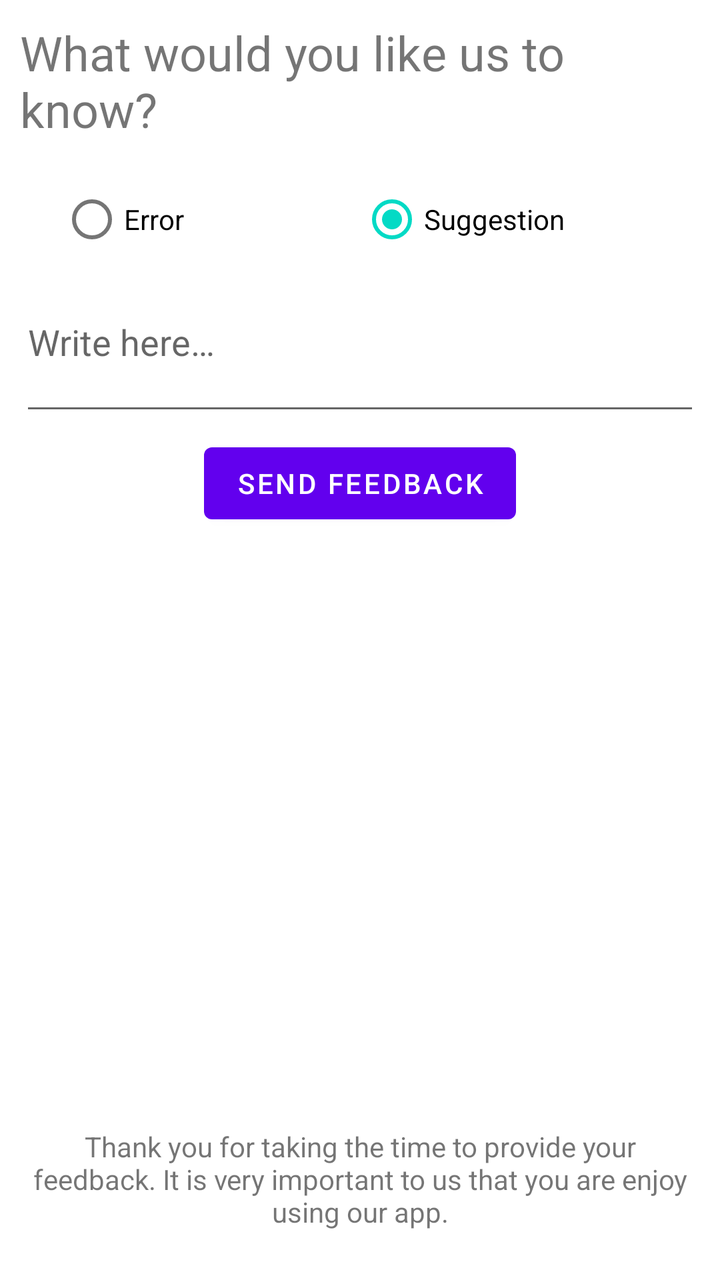
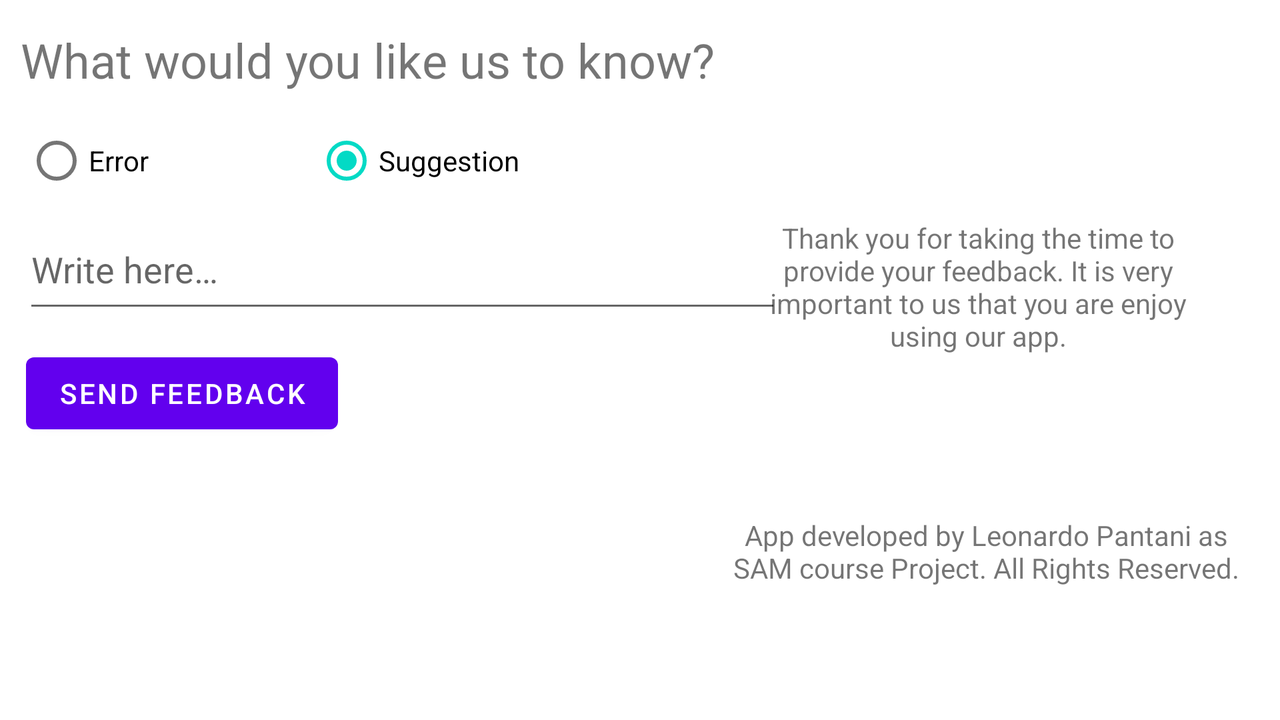

Compare how this app lays out the same screen by default and in its alternative resource folder. The renders come first, then the two layout files and the values they reference.
<!-- AndroidManifest.xml: application theme Theme.TrashFinder -->
<!-- res/layout/activity_feedback.xml -->
<?xml version="1.0" encoding="utf-8"?>
<LinearLayout xmlns:android="http://schemas.android.com/apk/res/android"
    xmlns:tools="http://schemas.android.com/tools"
    android:id="@+id/feedback"
    android:orientation="vertical"
    android:layout_width="match_parent"
    android:layout_height="match_parent"
    android:weightSum="1">

    <LinearLayout
        android:layout_width="match_parent"
        android:layout_height="0dp"
        android:layout_marginHorizontal="10dp"
        android:layout_marginTop="10dp"
        android:gravity="center_horizontal"
        android:orientation="vertical"
        android:layout_weight="0.95"
        tools:ignore="UselessParent"> 

        <TextView
            android:id="@+id/feedback_title"
            android:layout_width="wrap_content"
            android:layout_height="wrap_content"
            android:text="@string/feedback_title"
            android:textSize="24sp" />

        <RadioGroup
            android:id="@+id/feedback_type"
            android:layout_width="300dp"
            android:layout_height="wrap_content"
            android:layout_marginTop="15dp"
            android:checkedButton="@+id/feedback_type_suggestion"
            android:orientation="horizontal">

            <RadioButton
                android:id="@+id/feedback_type_error"
                android:layout_width="0dp"
                android:layout_height="wrap_content"
                android:layout_weight="1"
                android:text="@string/feedback_type_error" />

            <RadioButton
                android:id="@+id/feedback_type_suggestion"
                android:layout_width="0dp"
                android:layout_height="wrap_content"
                android:layout_weight="1"
                android:text="@string/feedback_type_suggestion"
                tools:ignore="TextContrastCheck" />
        </RadioGroup>

        <EditText
            android:id="@+id/feedback_text"
            android:layout_width="match_parent"
            android:layout_height="wrap_content"
            android:layout_marginTop="15dp"
            android:gravity="start|top"
            android:hint="@string/feedback_text_hint"
            android:importantForAutofill="no"
            android:inputType="text"
            android:minHeight="64dp" />

        <Button
            android:id="@+id/feedback_send"
            android:layout_width="wrap_content"
            android:layout_height="wrap_content"
            android:layout_marginTop="5dp"
            android:text="@string/feedback_button" />
    </LinearLayout>

    <TextView
        android:id="@+id/feedback_thanks_text"
        android:layout_width="wrap_content"
        android:layout_height="wrap_content"
        android:layout_marginHorizontal="10dp"
        android:layout_marginBottom="10dp"
        android:layout_weight="0.05"
        android:gravity="center"
        android:text="@string/feedback_thanks" />
</LinearLayout>
<!-- resources referenced by this layout -->
<resources>
  <string name="feedback_button">Send feedback</string>
  <string name="feedback_text_hint">Write here…</string>
  <string name="feedback_thanks">Thank you for taking the time to provide your feedback. It is very important to us that you are enjoy using our app.</string>
  <string name="feedback_title">What would you like us to know?</string>
  <string name="feedback_type_error">Error</string>
  <string name="feedback_type_suggestion">Suggestion</string>
  <style name="Theme.TrashFinder" parent="Theme.MaterialComponents.DayNight.DarkActionBar">
          
          <item name="colorPrimary">@color/purple_500</item>
          <item name="colorPrimaryVariant">@color/purple_700</item>
          <item name="colorOnPrimary">@color/white</item>
          
          <item name="colorSecondary">@color/teal_200</item>
          <item name="colorSecondaryVariant">@color/teal_700</item>
          <item name="colorOnSecondary">@color/black</item>
          
          <item name="android:statusBarColor" tools:targetApi="l">?attr/colorPrimaryVariant</item>
          
          <item name="icon_compass">@drawable/arrow_compass_light</item>
      </style>
  <color name="purple_500">#FF6200EE</color>
  <color name="purple_700">#FF3700B3</color>
  <color name="white">#FFFFFFFF</color>
  <color name="teal_200">#FF03DAC5</color>
  <color name="teal_700">#FF018786</color>
  <color name="black">#FF000000</color>
  <!-- drawable arrow_compass_light: png bitmap (drawable, 21020 bytes) -->
</resources>
<!-- res/layout-land/activity_feedback.xml (the repository's variant of the layout above) -->
<!-- drawn on the phone turned sideways -->
<?xml version="1.0" encoding="utf-8"?>
<androidx.constraintlayout.widget.ConstraintLayout xmlns:android="http://schemas.android.com/apk/res/android"
    xmlns:app="http://schemas.android.com/apk/res-auto"
    android:layout_width="match_parent"
    android:layout_height="match_parent">

    <TextView
        android:id="@+id/feedback_title"
        android:layout_width="wrap_content"
        android:layout_height="wrap_content"
        android:text="@string/feedback_title"
        android:textSize="24sp"
        app:layout_constraintBottom_toBottomOf="parent"
        app:layout_constraintEnd_toEndOf="parent"
        app:layout_constraintHorizontal_bias="0.035"
        app:layout_constraintStart_toStartOf="parent"
        app:layout_constraintTop_toTopOf="parent"
        app:layout_constraintVertical_bias="0.042" />

    <RadioGroup
        android:id="@+id/feedback_type"
        android:layout_width="290dp"
        android:layout_height="48dp"
        android:layout_marginTop="8dp"
        android:checkedButton="@+id/feedback_type_suggestion"
        android:orientation="horizontal"
        app:layout_constraintBottom_toBottomOf="parent"
        app:layout_constraintEnd_toEndOf="parent"
        app:layout_constraintHorizontal_bias="0.035"
        app:layout_constraintStart_toStartOf="parent"
        app:layout_constraintTop_toBottomOf="@+id/feedback_title"
        app:layout_constraintVertical_bias="0.009">

        <RadioButton
            android:id="@+id/feedback_type_error"
            android:layout_width="0dp"
            android:layout_height="wrap_content"
            android:layout_weight="1"
            android:text="@string/feedback_type_error" />

        <RadioButton
            android:id="@+id/feedback_type_suggestion"
            android:layout_width="0dp"
            android:layout_height="wrap_content"
            android:layout_weight="1"
            android:text="@string/feedback_type_suggestion" />
    </RadioGroup>

    <EditText
        android:id="@+id/feedback_text"
        android:layout_width="379dp"
        android:layout_height="49dp"
        android:ems="10"
        android:gravity="start|top"
        android:hint="@string/feedback_text_hint"
        android:importantForAutofill="no"
        android:inputType="textMultiLine"
        app:layout_constraintBottom_toBottomOf="parent"
        app:layout_constraintEnd_toEndOf="parent"
        app:layout_constraintHorizontal_bias="0.045"
        app:layout_constraintStart_toStartOf="parent"
        app:layout_constraintTop_toBottomOf="@+id/feedback_type"
        app:layout_constraintVertical_bias="0.039" />

    <Button
        android:id="@+id/feedback_send"
        android:layout_width="wrap_content"
        android:layout_height="wrap_content"
        android:text="@string/feedback_button"
        app:layout_constraintBottom_toBottomOf="parent"
        app:layout_constraintEnd_toEndOf="parent"
        app:layout_constraintHorizontal_bias="0.027"
        app:layout_constraintStart_toStartOf="parent"
        app:layout_constraintTop_toBottomOf="@+id/feedback_text"
        app:layout_constraintVertical_bias="0.076" />

    <ImageView
        android:id="@+id/feedback_image_thanks"
        android:layout_width="71dp"
        android:layout_height="67dp"
        android:contentDescription="@string/feedback_smile_description"
        app:layout_constraintBottom_toBottomOf="parent"
        app:layout_constraintEnd_toEndOf="@+id/textView2"
        app:layout_constraintHorizontal_bias="0.506"
        app:layout_constraintStart_toStartOf="@+id/textView2"
        app:layout_constraintTop_toBottomOf="@+id/textView2"
        app:layout_constraintVertical_bias="0.0"
        app:srcCompat="@drawable/ic_baseline_mood_24" />

    <TextView
        android:id="@+id/textView2"
        android:layout_width="217dp"
        android:layout_height="90dp"
        android:gravity="center"
        android:text="@string/feedback_thanks"
        app:layout_constraintBottom_toBottomOf="parent"
        app:layout_constraintEnd_toEndOf="parent"
        app:layout_constraintHorizontal_bias="0.9"
        app:layout_constraintStart_toStartOf="parent"
        app:layout_constraintTop_toTopOf="parent"
        app:layout_constraintVertical_bias="0.364" />

    <TextView
        android:layout_width="268dp"
        android:layout_height="41dp"
        android:gravity="center"
        android:text="@string/credits"
        app:layout_constraintBottom_toBottomOf="parent"
        app:layout_constraintEnd_toEndOf="parent"
        app:layout_constraintHorizontal_bias="0.965"
        app:layout_constraintStart_toStartOf="parent"
        app:layout_constraintTop_toBottomOf="@+id/feedback_image_thanks"
        app:layout_constraintVertical_bias="0.0" />

</androidx.constraintlayout.widget.ConstraintLayout>
<!-- resources referenced by the variant -->
<!-- as the phone turned sideways resolves them -->
<resources>
  <string name="credits">App developed by Leonardo Pantani as SAM course Project. All Rights Reserved.</string>
  <string name="feedback_button">Send feedback</string>
  <string name="feedback_smile_description">Smiley face</string>
  <string name="feedback_text_hint">Write here…</string>
  <string name="feedback_thanks">Thank you for taking the time to provide your feedback. It is very important to us that you are enjoy using our app.</string>
  <string name="feedback_title">What would you like us to know?</string>
  <string name="feedback_type_error">Error</string>
  <string name="feedback_type_suggestion">Suggestion</string>
  <style name="Theme.TrashFinder" parent="Theme.MaterialComponents.DayNight.DarkActionBar">
          
          <item name="colorPrimary">@color/purple_500</item>
          <item name="colorPrimaryVariant">@color/purple_700</item>
          <item name="colorOnPrimary">@color/white</item>
          
          <item name="colorSecondary">@color/teal_200</item>
          <item name="colorSecondaryVariant">@color/teal_700</item>
          <item name="colorOnSecondary">@color/black</item>
          
          <item name="android:statusBarColor" tools:targetApi="l">?attr/colorPrimaryVariant</item>
          
          <item name="icon_compass">@drawable/arrow_compass_light</item>
      </style>
  <color name="purple_500">#FF6200EE</color>
  <color name="purple_700">#FF3700B3</color>
  <color name="white">#FFFFFFFF</color>
  <color name="teal_200">#FF03DAC5</color>
  <color name="teal_700">#FF018786</color>
  <color name="black">#FF000000</color>
  <!-- drawable arrow_compass_light: png bitmap (drawable, 21020 bytes) -->
</resources>
